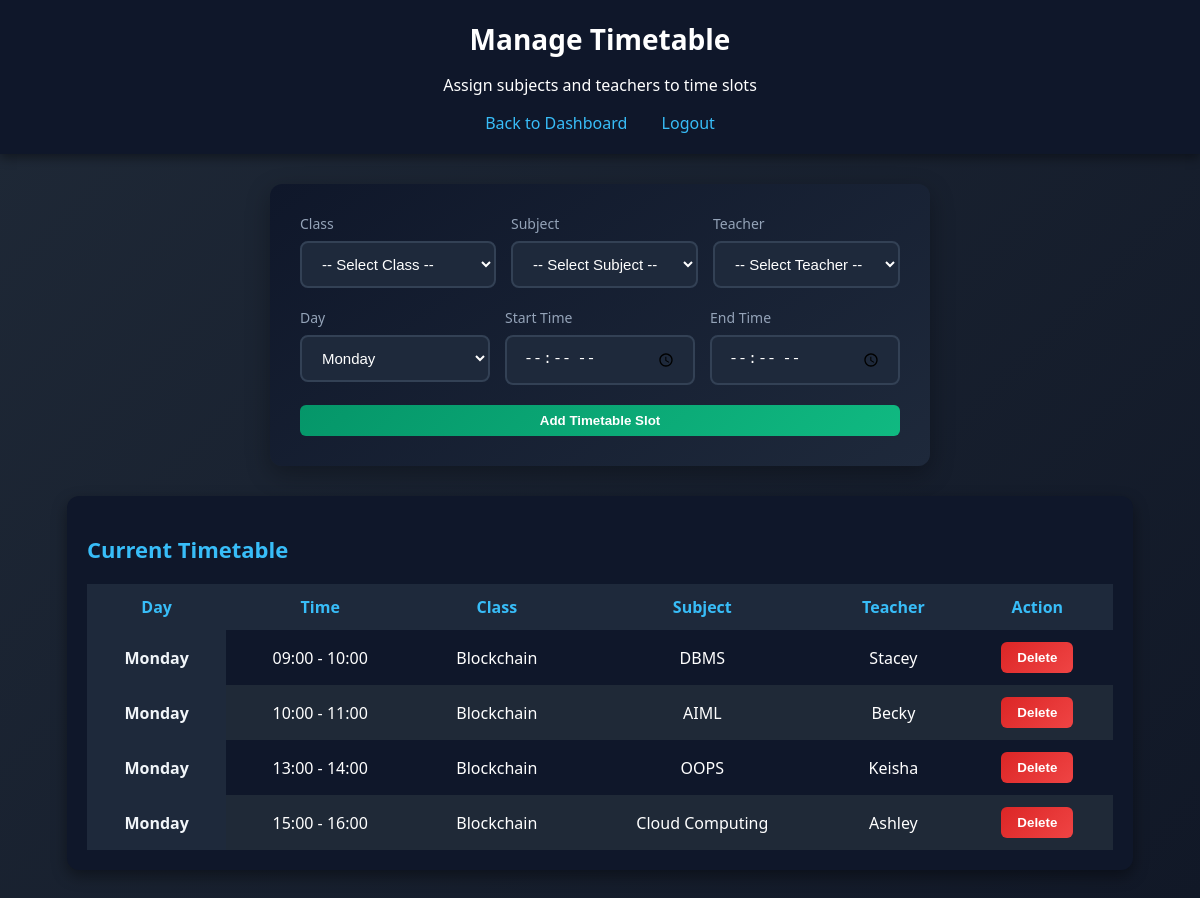
The app's page /admin/timetable (signed in), older data.
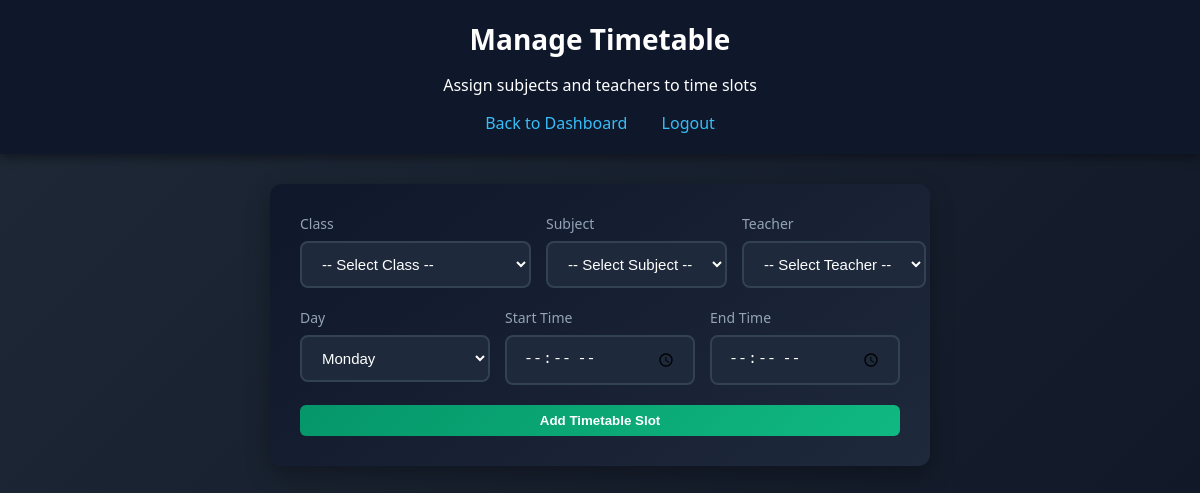
The same page, newer data.
### tables this page shows
CREATE TABLE timetable (
    id INTEGER PRIMARY KEY AUTOINCREMENT,
    class_id INTEGER,
    subject_id INTEGER,
    teacher_id INTEGER,
    day TEXT,
    start_time TEXT,
    end_time TEXT,
    FOREIGN KEY(class_id) REFERENCES classes(id),
    FOREIGN KEY(subject_id) REFERENCES subjects(id),
    FOREIGN KEY(teacher_id) REFERENCES users(id)
);

CREATE TABLE classes (
    id INTEGER PRIMARY KEY AUTOINCREMENT,
    class_name TEXT NOT NULL,
    room_no TEXT
);

CREATE TABLE subjects (
    id INTEGER PRIMARY KEY AUTOINCREMENT,
    subject_name TEXT NOT NULL
);

CREATE TABLE users (
    id INTEGER PRIMARY KEY AUTOINCREMENT,
    name TEXT NOT NULL,
    email TEXT UNIQUE NOT NULL,
    password TEXT NOT NULL,
    role TEXT NOT NULL CHECK(role IN ('student','teacher','admin')),
    class_id INTEGER,
    rfid_uid TEXT,
    FOREIGN KEY(class_id) REFERENCES classes(id)
);

### backend/app.py (the view, shortened to what this page needs)
@app.route("/admin/timetable", methods=["GET", "POST"])
def manage_timetable():
    if session.get("role") != "admin":
        return redirect("/login")
    message = ""
    conn = get_connection()
    cursor = conn.cursor()
    classes = cursor.execute("SELECT id, class_name, room_no FROM classes").fetchall()
    subjects = cursor.execute("SELECT id, subject_name FROM subjects").fetchall()
    teachers = cursor.execute("SELECT id, name FROM users WHERE role='teacher'").fetchall()
    timetable = cursor.execute("""
        SELECT timetable.id, classes.class_name, subjects.subject_name, users.name as teacher,
               timetable.day, timetable.start_time, timetable.end_time
        FROM timetable
        JOIN classes ON timetable.class_id = classes.id
        JOIN subjects ON timetable.subject_id = subjects.id
        JOIN users ON timetable.teacher_id = users.id
        ORDER BY
            CASE timetable.day
                WHEN 'Monday' THEN 1 WHEN 'Tuesday' THEN 2 WHEN 'Wednesday' THEN 3
                WHEN 'Thursday' THEN 4 WHEN 'Friday' THEN 5 WHEN 'Saturday' THEN 6
            END,
            timetable.start_time
    """).fetchall()
    conn.close()
    return render_template("admin_timetable.html",
                           message=message,
                           classes=classes,
                           subjects=subjects,
                           teachers=teachers,
                           timetable=timetable)

### backend/app.py (called while the page is built)
def get_connection():
    conn = sqlite3.connect(DB_PATH)
    conn.row_factory = sqlite3.Row
    return conn

### frontend/templates/admin_timetable.html (shortened to what this page needs)
<!DOCTYPE html>
<html lang="en">
<head>
    <link rel="stylesheet" href="/static/style.css">
</head>
<body>
    <div class="header">
        <h1>Manage Timetable</h1>
        <p>Assign subjects and teachers to time slots</p>
        <nav class="nav-links">
            <a href="/admin">Back to Dashboard</a>
            <a href="/logout">Logout</a>
        </nav>
    </div>
    <div class="dashboard-content">
        <div class="form-container">
            <form method="POST" class="admin-form timetable-form">
                <div class="form-row">
                    <div class="form-group">
                        <label>Class</label>
                        <select name="class_id" required>
                            <option value="">-- Select Class --</option>
                        </select>
                    </div>
                    <div class="form-group">
                        <label>Subject</label>
                        <select name="subject_id" required>
                            <option value="">-- Select Subject --</option>
                        </select>
                    </div>
                    <div class="form-group">
                        <label>Teacher</label>
                        <select name="teacher_id" required>
                            <option value="">-- Select Teacher --</option>
                        </select>
                    </div>
                </div>
                <div class="form-row">
                    <div class="form-group">
                        <label>Day</label>
                        <select name="day" required>
                            <option value="Monday">Monday</option>
                        </select>
                    </div>
                    <div class="form-group">
                        <label>Start Time</label>
                        <input type="time" name="start" required>
                    </div>
                    <div class="form-group">
                        <label>End Time</label>
                        <input type="time" name="end" required>
                    </div>
                </div>
                <button type="submit" class="start-btn">Add Timetable Slot</button>
            </form>
        </div>
        {% if timetable %}
        <div class="table-container">
            <h2 class="section-title">Current Timetable</h2>
            <table>
                <thead>
                    <tr>
                        <th>Day</th>
                        <th>Time</th>
                        <th>Class</th>
                        <th>Subject</th>
                        <th>Teacher</th>
                        <th>Action</th>
                    </tr>
                </thead>
                <tbody>
                    {% for t in timetable %}
                    <tr>
                        <td class="day-cell">{{ t.day }}</td>
                        <td>{{ t.start_time }} - {{ t.end_time }}</td>
                        <td>{{ t.class_name }}</td>
                        <td>{{ t.subject_name }}</td>
                        <td>{{ t.teacher }}</td>
                        <td>
                            <form action="/admin/timetable/delete/{{ t.id }}" method="POST" style="display:inline;">
                                <button type="submit" class="stop-btn" onclick="return confirm('Delete this slot?')">Delete</button>
                            </form>
                        </td>
                    </tr>
                    {% endfor %}
                </tbody>
            </table>
        </div>
        {% endif %}
    </div>
</body>
</html>

Row changes from the older to the newer data that the page shows:
removed timetable: day "Monday", start_time "09:00", end_time "10:00", class_name "Blockchain", subject_name "DBMS", teacher "Stacey"
removed timetable: day "Monday", start_time "10:00", end_time "11:00", class_name "Blockchain", subject_name "AIML", teacher "Becky"
removed timetable: day "Monday", start_time "13:00", end_time "14:00", class_name "Blockchain", subject_name "OOPS", teacher "Keisha"
removed timetable: day "Monday", start_time "15:00", end_time "16:00", class_name "Blockchain", subject_name "Cloud Computing", teacher "Ashley"
Text that changed along with them:
text no longer shown: "Current Timetable Day Time Class Subject Teacher Action"
